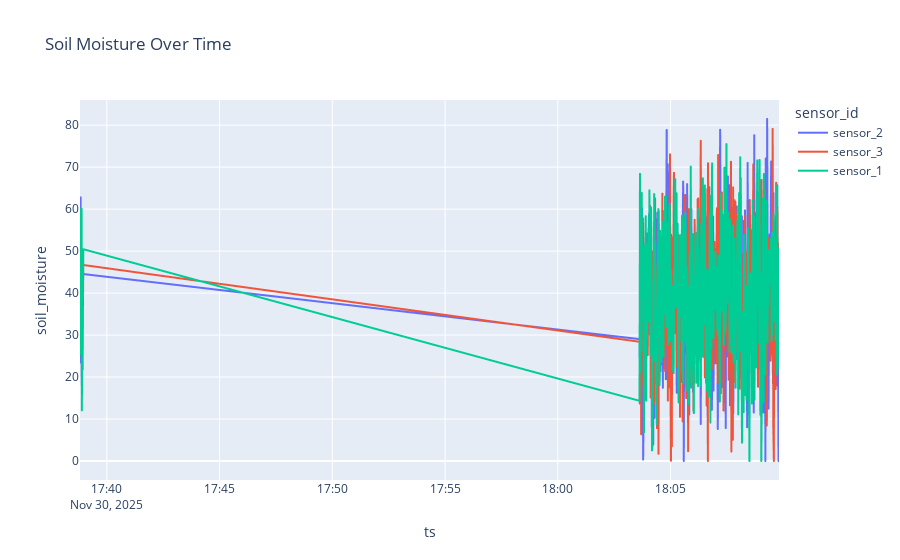

The notebook cell this image was saved under:
### Code cell
import plotly.express as px

df_sorted = df.sort_values('ts')

fig = px.line(
    df_sorted,
    x='ts',
    y='soil_moisture',
    color='sensor_id',
    title='Soil Moisture Over Time'
)
fig.show()

### Figure 1 — Plotly figure (JSON) as saved in the notebook; plotly's stock layout.template omitted (floating-point values rounded to 4 significant figures; data arrays with more than 128 entries replaced by an {"elided": "..."} marker saying what was removed)
{"data": [{"hovertemplate": "sensor_id=sensor_2<br>ts=%{x}<br>soil_moisture=%{y}<extra></extra>", "legendgroup": "sensor_2", "line": {"color": "#636efa", "dash": "solid"}, "marker": {"symbol": "circle"}, "mode": "lines", "name": "sensor_2", "showlegend": true, "type": "scattergl", "x": {"elided": "379 str values"}, "xaxis": "x", "y": {"elided": "379 float values"}, "yaxis": "y"}, {"hovertemplate": "sensor_id=sensor_3<br>ts=%{x}<br>soil_moisture=%{y}<extra></extra>", "legendgroup": "sensor_3", "line": {"color": "#EF553B", "dash": "solid"}, "marker": {"symbol": "circle"}, "mode": "lines", "name": "sensor_3", "showlegend": true, "type": "scattergl", "x": {"elided": "380 str values"}, "xaxis": "x", "y": {"elided": "380 float values"}, "yaxis": "y"}, {"hovertemplate": "sensor_id=sensor_1<br>ts=%{x}<br>soil_moisture=%{y}<extra></extra>", "legendgroup": "sensor_1", "line": {"color": "#00cc96", "dash": "solid"}, "marker": {"symbol": "circle"}, "mode": "lines", "name": "sensor_1", "showlegend": true, "type": "scattergl", "x": {"elided": "377 str values"}, "xaxis": "x", "y": {"elided": "377 float values"}, "yaxis": "y"}], "layout": {"legend": {"title": {"text": "sensor_id"}, "tracegroupgap": 0}, "title": {"text": "Soil Moisture Over Time"}, "xaxis": {"anchor": "y", "domain": [0, 1], "title": {"text": "ts"}}, "yaxis": {"anchor": "x", "domain": [0, 1], "title": {"text": "soil_moisture"}}}}
